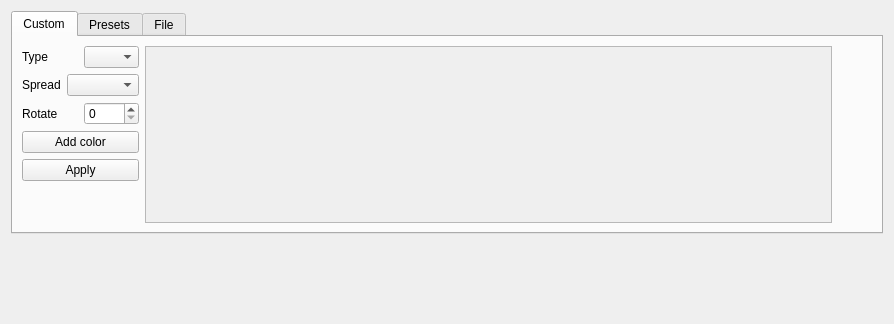
<?xml version="1.0" encoding="UTF-8"?>
<ui version="4.0">
 <class>Gradient</class>
 <widget class="QWidget" name="Gradient">
  <property name="geometry">
   <rect>
    <x>0</x>
    <y>0</y>
    <width>894</width>
    <height>324</height>
   </rect>
  </property>
  <property name="sizePolicy">
   <sizepolicy hsizetype="Expanding" vsizetype="Expanding">
    <horstretch>0</horstretch>
    <verstretch>0</verstretch>
   </sizepolicy>
  </property>
  <property name="minimumSize">
   <size>
    <width>0</width>
    <height>0</height>
   </size>
  </property>
  <property name="windowTitle">
   <string>Form</string>
  </property>
  <layout class="QGridLayout" name="gridLayout">
   <item row="0" column="0">
    <layout class="QVBoxLayout" name="verticalLayout_2" stretch="0">
     <property name="sizeConstraint">
      <enum>QLayout::SetMinimumSize</enum>
     </property>
     <item alignment="Qt::AlignTop">
      <widget class="QTabWidget" name="tabs">
       <property name="sizePolicy">
        <sizepolicy hsizetype="Minimum" vsizetype="Minimum">
         <horstretch>0</horstretch>
         <verstretch>0</verstretch>
        </sizepolicy>
       </property>
       <property name="minimumSize">
        <size>
         <width>0</width>
         <height>0</height>
        </size>
       </property>
       <property name="maximumSize">
        <size>
         <width>16777215</width>
         <height>16777215</height>
        </size>
       </property>
       <property name="currentIndex">
        <number>0</number>
       </property>
       <widget class="QWidget" name="custom_tab">
        <property name="sizePolicy">
         <sizepolicy hsizetype="Expanding" vsizetype="Expanding">
          <horstretch>0</horstretch>
          <verstretch>0</verstretch>
         </sizepolicy>
        </property>
        <attribute name="title">
         <string>Custom</string>
        </attribute>
        <layout class="QGridLayout" name="gridLayout_2">
         <item row="0" column="0">
          <layout class="QGridLayout" name="gridLayout_3" columnstretch="1,10,0">
           <item row="0" column="0">
            <layout class="QVBoxLayout" name="custom_layout" stretch="1,1,1,1,1,5">
             <item>
              <layout class="QHBoxLayout" name="horizontalLayout_2">
               <item>
                <widget class="QLabel" name="type_label">
                 <property name="sizePolicy">
                  <sizepolicy hsizetype="Ignored" vsizetype="Preferred">
                   <horstretch>0</horstretch>
                   <verstretch>0</verstretch>
                  </sizepolicy>
                 </property>
                 <property name="text">
                  <string>Type</string>
                 </property>
                </widget>
               </item>
               <item>
                <widget class="QComboBox" name="gradient_type">
                 <property name="sizePolicy">
                  <sizepolicy hsizetype="Ignored" vsizetype="Fixed">
                   <horstretch>0</horstretch>
                   <verstretch>0</verstretch>
                  </sizepolicy>
                 </property>
                </widget>
               </item>
              </layout>
             </item>
             <item>
              <layout class="QHBoxLayout" name="horizontalLayout_5">
               <item>
                <widget class="QLabel" name="label">
                 <property name="text">
                  <string>Spread</string>
                 </property>
                </widget>
               </item>
               <item>
                <widget class="QComboBox" name="spread_comboBox"/>
               </item>
              </layout>
             </item>
             <item>
              <layout class="QHBoxLayout" name="horizontalLayout_3">
               <item>
                <widget class="QLabel" name="rotate_label">
                 <property name="sizePolicy">
                  <sizepolicy hsizetype="Ignored" vsizetype="Preferred">
                   <horstretch>0</horstretch>
                   <verstretch>0</verstretch>
                  </sizepolicy>
                 </property>
                 <property name="text">
                  <string>Rotate</string>
                 </property>
                </widget>
               </item>
               <item>
                <widget class="QSpinBox" name="rotate">
                 <property name="sizePolicy">
                  <sizepolicy hsizetype="Ignored" vsizetype="Fixed">
                   <horstretch>0</horstretch>
                   <verstretch>0</verstretch>
                  </sizepolicy>
                 </property>
                 <property name="maximum">
                  <number>360</number>
                 </property>
                </widget>
               </item>
              </layout>
             </item>
             <item>
              <widget class="QPushButton" name="add_color_stop_button">
               <property name="sizePolicy">
                <sizepolicy hsizetype="Preferred" vsizetype="Maximum">
                 <horstretch>0</horstretch>
                 <verstretch>0</verstretch>
                </sizepolicy>
               </property>
               <property name="text">
                <string>Add color</string>
               </property>
              </widget>
             </item>
             <item>
              <widget class="QPushButton" name="apply_custom_button">
               <property name="sizePolicy">
                <sizepolicy hsizetype="Preferred" vsizetype="Maximum">
                 <horstretch>0</horstretch>
                 <verstretch>0</verstretch>
                </sizepolicy>
               </property>
               <property name="text">
                <string>Apply</string>
               </property>
              </widget>
             </item>
             <item>
              <spacer name="verticalSpacer_2">
               <property name="orientation">
                <enum>Qt::Vertical</enum>
               </property>
               <property name="sizeHint" stdset="0">
                <size>
                 <width>20</width>
                 <height>40</height>
                </size>
               </property>
              </spacer>
             </item>
            </layout>
           </item>
           <item row="0" column="1">
            <widget class="QScrollArea" name="scrollArea">
             <property name="sizePolicy">
              <sizepolicy hsizetype="Expanding" vsizetype="Expanding">
               <horstretch>0</horstretch>
               <verstretch>0</verstretch>
              </sizepolicy>
             </property>
             <property name="widgetResizable">
              <bool>true</bool>
             </property>
             <widget class="QWidget" name="color_stops">
              <property name="geometry">
               <rect>
                <x>0</x>
                <y>0</y>
                <width>638</width>
                <height>243</height>
               </rect>
              </property>
              <property name="sizePolicy">
               <sizepolicy hsizetype="Expanding" vsizetype="Expanding">
                <horstretch>1</horstretch>
                <verstretch>1</verstretch>
               </sizepolicy>
              </property>
              <property name="minimumSize">
               <size>
                <width>0</width>
                <height>0</height>
               </size>
              </property>
             </widget>
            </widget>
           </item>
           <item row="0" column="2">
            <spacer name="horizontalSpacer">
             <property name="orientation">
              <enum>Qt::Horizontal</enum>
             </property>
             <property name="sizeType">
              <enum>QSizePolicy::Ignored</enum>
             </property>
             <property name="sizeHint" stdset="0">
              <size>
               <width>40</width>
               <height>20</height>
              </size>
             </property>
            </spacer>
           </item>
          </layout>
         </item>
        </layout>
       </widget>
       <widget class="QWidget" name="presets_tab">
        <property name="sizePolicy">
         <sizepolicy hsizetype="Expanding" vsizetype="Expanding">
          <horstretch>0</horstretch>
          <verstretch>0</verstretch>
         </sizepolicy>
        </property>
        <attribute name="title">
         <string>Presets</string>
        </attribute>
        <widget class="QWidget" name="verticalLayoutWidget">
         <property name="geometry">
          <rect>
           <x>20</x>
           <y>10</y>
           <width>631</width>
           <height>191</height>
          </rect>
         </property>
         <layout class="QVBoxLayout" name="verticalLayout" stretch="1,0,4">
          <item>
           <layout class="QHBoxLayout" name="horizontalLayout" stretch="1,2">
            <property name="sizeConstraint">
             <enum>QLayout::SetMinimumSize</enum>
            </property>
            <item>
             <widget class="QLabel" name="Presets">
              <property name="text">
               <string>Preset</string>
              </property>
             </widget>
            </item>
            <item>
             <widget class="QComboBox" name="presets_comboBox"/>
            </item>
           </layout>
          </item>
          <item>
           <widget class="QPushButton" name="apply_preset_button">
            <property name="text">
             <string>Apply</string>
            </property>
           </widget>
          </item>
          <item>
           <spacer name="verticalSpacer">
            <property name="orientation">
             <enum>Qt::Vertical</enum>
            </property>
            <property name="sizeHint" stdset="0">
             <size>
              <width>20</width>
              <height>40</height>
             </size>
            </property>
           </spacer>
          </item>
         </layout>
        </widget>
       </widget>
       <widget class="QWidget" name="file_tab">
        <attribute name="title">
         <string>File</string>
        </attribute>
        <widget class="QWidget" name="horizontalLayoutWidget">
         <property name="geometry">
          <rect>
           <x>0</x>
           <y>0</y>
           <width>941</width>
           <height>201</height>
          </rect>
         </property>
         <layout class="QHBoxLayout" name="horizontalLayout_6">
          <item>
           <layout class="QVBoxLayout" name="verticalLayout_3">
            <item alignment="Qt::AlignHCenter">
             <widget class="QPushButton" name="choose_image_button">
              <property name="sizePolicy">
               <sizepolicy hsizetype="Maximum" vsizetype="Fixed">
                <horstretch>0</horstretch>
                <verstretch>0</verstretch>
               </sizepolicy>
              </property>
              <property name="text">
               <string>Choose image file</string>
              </property>
             </widget>
            </item>
           </layout>
          </item>
         </layout>
        </widget>
       </widget>
      </widget>
     </item>
    </layout>
   </item>
  </layout>
 </widget>
 <resources/>
 <connections/>
</ui>
